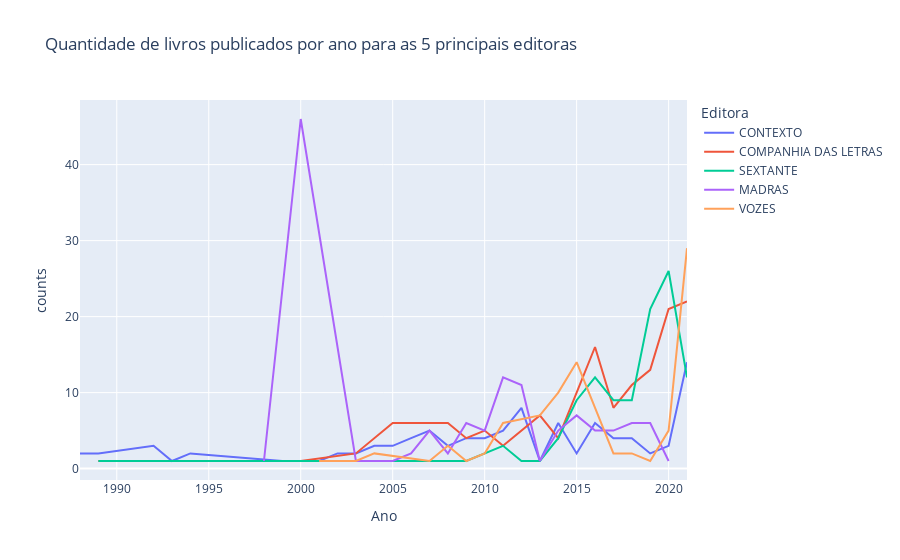

The cell this chart's notebook holds for it:
### Code cell
ano_cat_dist = df[df['Editora'].isin(top_5_editoras)].groupby(by=['Ano','Editora']).size().reset_index(name='counts')
fig = px.line(ano_cat_dist, x="Ano", y="counts", color='Editora',title='Quantidade de livros publicados por ano para as 5 principais editoras')
fig.show()

### Figure 1 — Plotly figure (JSON) as saved in the notebook; plotly's stock layout.template omitted (floating-point values rounded to 4 significant figures)
{"data": [{"hovertemplate": "Editora=CONTEXTO<br>Ano=%{x}<br>counts=%{y}<extra></extra>", "legendgroup": "CONTEXTO", "line": {"color": "#636efa", "dash": "solid"}, "mode": "lines", "name": "CONTEXTO", "orientation": "v", "showlegend": true, "type": "scatter", "x": [1988, 1989, 1992, 1993, 1994, 1999, 2000, 2001, 2002, 2003, 2004, 2005, 2006, 2007, 2008, 2009, 2010, 2011, 2012, 2013, 2014, 2015, 2016, 2017, 2018, 2019, 2020, 2021], "xaxis": "x", "y": [2, 2, 3, 1, 2, 1, 1, 1, 2, 2, 3, 3, 4, 5, 3, 4, 4, 5, 8, 1, 6, 2, 6, 4, 4, 2, 3, 14], "yaxis": "y"}, {"hovertemplate": "Editora=COMPANHIA DAS LETRAS<br>Ano=%{x}<br>counts=%{y}<extra></extra>", "legendgroup": "COMPANHIA DAS LETRAS", "line": {"color": "#EF553B", "dash": "solid"}, "mode": "lines", "name": "COMPANHIA DAS LETRAS", "orientation": "v", "showlegend": true, "type": "scatter", "x": [1989, 1992, 1993, 1995, 1997, 1998, 1999, 2000, 2003, 2005, 2007, 2008, 2009, 2010, 2011, 2012, 2013, 2014, 2015, 2016, 2017, 2018, 2019, 2020, 2021], "xaxis": "x", "y": [1, 1, 1, 1, 1, 1, 1, 1, 2, 6, 6, 6, 4, 5, 3, 5, 7, 4, 10, 16, 8, 11, 13, 21, 22], "yaxis": "y"}, {"hovertemplate": "Editora=SEXTANTE<br>Ano=%{x}<br>counts=%{y}<extra></extra>", "legendgroup": "SEXTANTE", "line": {"color": "#00cc96", "dash": "solid"}, "mode": "lines", "name": "SEXTANTE", "orientation": "v", "showlegend": true, "type": "scatter", "x": [1989, 1992, 2002, 2009, 2011, 2012, 2013, 2014, 2015, 2016, 2017, 2018, 2019, 2020, 2021], "xaxis": "x", "y": [1, 1, 1, 1, 3, 1, 1, 4, 9, 12, 9, 9, 21, 26, 12], "yaxis": "y"}, {"hovertemplate": "Editora=MADRAS<br>Ano=%{x}<br>counts=%{y}<extra></extra>", "legendgroup": "MADRAS", "line": {"color": "#ab63fa", "dash": "solid"}, "mode": "lines", "name": "MADRAS", "orientation": "v", "showlegend": true, "type": "scatter", "x": [1998, 2000, 2003, 2005, 2006, 2007, 2008, 2009, 2010, 2011, 2012, 2013, 2014, 2015, 2016, 2017, 2018, 2019, 2020], "xaxis": "x", "y": [1, 46, 1, 1, 2, 5, 2, 6, 5, 12, 11, 1, 5, 7, 5, 5, 6, 6, 1], "yaxis": "y"}, {"hovertemplate": "Editora=VOZES<br>Ano=%{x}<br>counts=%{y}<extra></extra>", "legendgroup": "VOZES", "line": {"color": "#FFA15A", "dash": "solid"}, "mode": "lines", "name": "VOZES", "orientation": "v", "showlegend": true, "type": "scatter", "x": [2001, 2002, 2003, 2004, 2007, 2008, 2009, 2010, 2011, 2013, 2014, 2015, 2016, 2017, 2018, 2019, 2020, 2021], "xaxis": "x", "y": [1, 1, 1, 2, 1, 3, 1, 2, 6, 7, 10, 14, 8, 2, 2, 1, 5, 29], "yaxis": "y"}], "layout": {"legend": {"title": {"text": "Editora"}, "tracegroupgap": 0}, "title": {"text": "Quantidade de livros publicados por ano para as 5 principais editoras"}, "xaxis": {"anchor": "y", "domain": [0, 1], "title": {"text": "Ano"}}, "yaxis": {"anchor": "x", "domain": [0, 1], "title": {"text": "counts"}}}}
